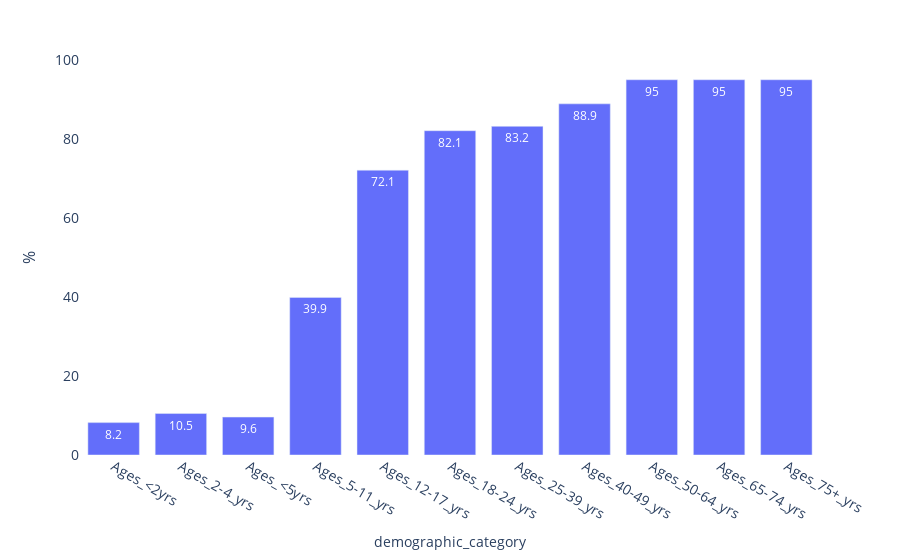

The cell this chart's notebook holds for it:
### Code cell
import plotly.graph_objects as go


fig = px.bar(byage_df, 
             x = "demographic_category", 
             y = "administered_dose1_pct_agegroup", 
            #  color="nation", 
             text_auto=True,
             )

fig.update_layout(
    # title='US Vaccination Rate by Age Group',
    # labels= {"demographic_category":"Age Group"},
    xaxis_tickfont_size=14,
    yaxis=dict(
        title='%',
        titlefont_size=16,
        tickfont_size=14,
    ),
    legend=dict(
        x=0,
        y=1.0,
        bgcolor='rgba(255, 255, 255, 0)',
        bordercolor='rgba(255, 255, 255, 0)'
    ),
    barmode='group',
    bargap=0.15, # gap between bars of adjacent location coordinates.
    bargroupgap=0.1 # gap between bars of the same location coordinate.
)
fig.update_layout({
    'plot_bgcolor': 'rgba(0,0,0,0)',
    'paper_bgcolor': 'rgba(0,0,0,0)'
})

fig.show()

### Figure 1 — Plotly figure (JSON) as saved in the notebook; plotly's stock layout.template omitted (floating-point values rounded to 4 significant figures)
{"data": [{"alignmentgroup": "True", "hovertemplate": "demographic_category=%{x}<br>administered_dose1_pct_agegroup=%{y}<extra></extra>", "legendgroup": "", "marker": {"color": "#636efa", "pattern": {"shape": ""}}, "name": "", "offsetgroup": "", "orientation": "v", "showlegend": false, "textposition": "auto", "texttemplate": "%{y}", "type": "bar", "x": ["Ages_<2yrs", "Ages_2-4_yrs", "Ages_<5yrs", "Ages_5-11_yrs", "Ages_12-17_yrs", "Ages_18-24_yrs", "Ages_25-39_yrs", "Ages_40-49_yrs", "Ages_50-64_yrs", "Ages_65-74_yrs", "Ages_75+_yrs"], "xaxis": "x", "y": [8.2, 10.5, 9.6, 39.9, 72.1, 82.1, 83.2, 88.9, 95, 95, 95], "yaxis": "y"}], "layout": {"bargap": 0.15, "bargroupgap": 0.1, "barmode": "group", "legend": {"bgcolor": "rgba(255, 255, 255, 0)", "bordercolor": "rgba(255, 255, 255, 0)", "tracegroupgap": 0, "x": 0, "y": 1}, "margin": {"t": 60}, "paper_bgcolor": "rgba(0,0,0,0)", "plot_bgcolor": "rgba(0,0,0,0)", "xaxis": {"anchor": "y", "domain": [0, 1], "tickfont": {"size": 14}, "title": {"text": "demographic_category"}}, "yaxis": {"anchor": "x", "domain": [0, 1], "tickfont": {"size": 14}, "title": {"font": {"size": 16}, "text": "%"}}}}
